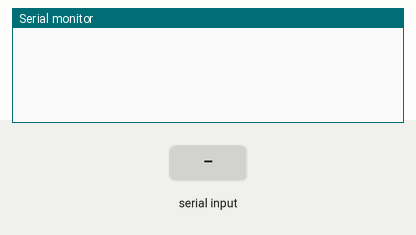
Bench run of a sketch on a simulated Arduino Uno, built with avr-gcc and run on an emulated ATmega328P. Shown: the last lines printed to the serial monitor. The test bench sets the inputs (shaded band).

Above: at 1.2 s.
1.3 s: "1" received over the second serial link
At 2.5 s:
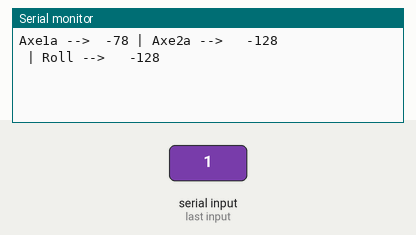
2.8 s: "0" received over the second serial link
At 3.6 s:
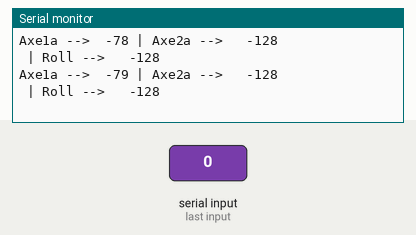
4.3 s: "2" received over the second serial link
At 4.8 s:
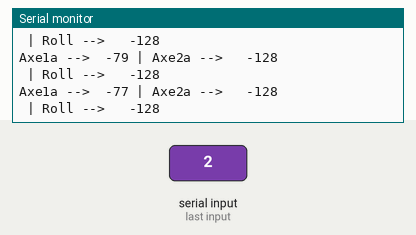

Measured:
- after the input at 1.3 s, the serial monitor: prints a new line at once (image 1)
- after the input at 2.8 s, the serial monitor: prints a new line at once (image 2)
- after the input at 4.3 s, the serial monitor: prints a new line at once (image 3)

The sketch:

arduinoReciever.ino
```cpp
#include <SoftwareSerial.h>
int c;
SoftwareSerial mySerial(10, 11);
void setup() {
  mySerial.begin(9600);
  Serial.begin(115200);

}


void loop() {

  if (mySerial.available())
     {
      c=mySerial.read();
      Serial.print("Axe1a -->  ");
      Serial.print(c-127);
      Serial.print(" | ");
      c=mySerial.read();
      Serial.print("Axe2a -->   ");
      Serial.println(c-127);
      Serial.print(" | ");
      c=mySerial.read();
      Serial.print("Roll -->   ");
      Serial.println(c-127);
     }

}
```
